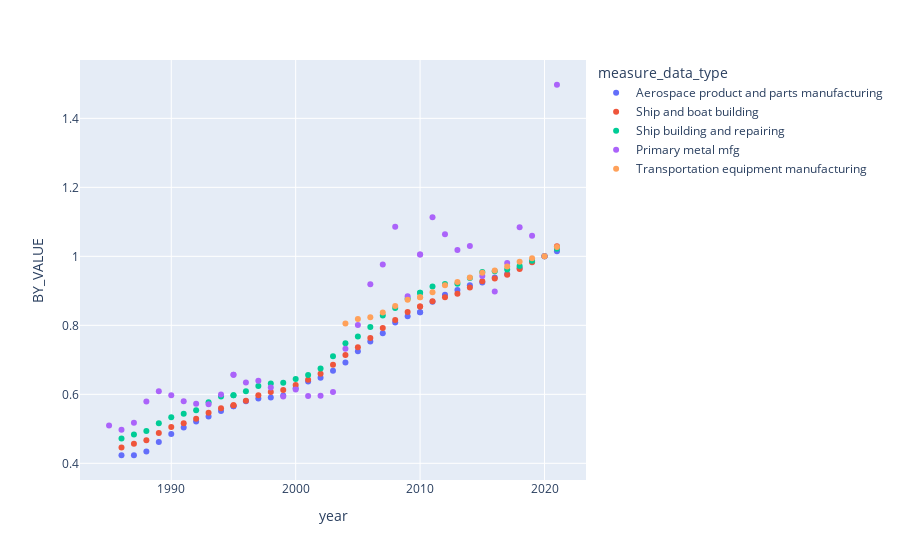

This figure's notebook cell:
### Code cell
fig = bls.assign(year=lambda x: x.year.map(int), value = lambda x: x.value.map(float)).plot(x='year', y ='BY_VALUE', color ='measure_data_type', kind='scatter')
fig.show()

### Figure 1 — Plotly figure (JSON) as saved in the notebook; plotly's stock layout.template omitted (floating-point values rounded to 4 significant figures)
{"data": [{"hovertemplate": "measure_data_type=Aerospace product and parts manufacturing<br>year=%{x}<br>BY_VALUE=%{y}<extra></extra>", "legendgroup": "Aerospace product and parts manufacturing", "marker": {"color": "#636efa", "symbol": "circle"}, "mode": "markers", "name": "Aerospace product and parts manufacturing", "orientation": "v", "showlegend": true, "type": "scatter", "x": [1995, 1994, 1993, 1992, 1991, 1990, 1989, 1988, 1987, 1986, 2010, 2009, 2008, 2007, 2006, 2005, 2004, 2003, 2002, 2001, 2000, 1999, 1998, 1997, 1996, 1995, 2021, 2020, 2019, 2018, 2017, 2016, 2015, 2014, 2013, 2012, 2011, 2010], "xaxis": "x", "y": [0.5655, 0.5519, 0.5358, 0.5214, 0.5037, 0.4848, 0.4617, 0.4345, 0.4234, 0.4234, 0.8377, 0.8262, 0.8081, 0.7768, 0.7529, 0.7249, 0.6919, 0.668, 0.6479, 0.6371, 0.6174, 0.5964, 0.5906, 0.5877, 0.5799, 0.5655, 1.015, 1, 0.9852, 0.9662, 0.9489, 0.9386, 0.9242, 0.9164, 0.9024, 0.8884, 0.8682, 0.8377], "yaxis": "y"}, {"hovertemplate": "measure_data_type=Ship and boat building<br>year=%{x}<br>BY_VALUE=%{y}<extra></extra>", "legendgroup": "Ship and boat building", "marker": {"color": "#EF553B", "symbol": "circle"}, "mode": "markers", "name": "Ship and boat building", "orientation": "v", "showlegend": true, "type": "scatter", "x": [1995, 1994, 1993, 1992, 1991, 1990, 1989, 1988, 1987, 1986, 2010, 2009, 2008, 2007, 2006, 2005, 2004, 2003, 2002, 2001, 2000, 1999, 1998, 1997, 1996, 1995, 2021, 2020, 2019, 2018, 2017, 2016, 2015, 2014, 2013, 2012, 2011, 2010], "xaxis": "x", "y": [0.5682, 0.5598, 0.5467, 0.529, 0.5164, 0.5055, 0.4882, 0.4672, 0.4566, 0.4457, 0.8544, 0.8384, 0.8157, 0.7925, 0.7635, 0.7365, 0.7138, 0.686, 0.6599, 0.6423, 0.6271, 0.6128, 0.6065, 0.5976, 0.5816, 0.5682, 1.029, 1, 0.9832, 0.9634, 0.947, 0.936, 0.9276, 0.9095, 0.8918, 0.8817, 0.8699, 0.8544], "yaxis": "y"}, {"hovertemplate": "measure_data_type=Ship building and repairing<br>year=%{x}<br>BY_VALUE=%{y}<extra></extra>", "legendgroup": "Ship building and repairing", "marker": {"color": "#00cc96", "symbol": "circle"}, "mode": "markers", "name": "Ship building and repairing", "orientation": "v", "showlegend": true, "type": "scatter", "x": [1995, 1994, 1993, 1992, 1991, 1990, 1989, 1988, 1987, 1986, 2010, 2009, 2008, 2007, 2006, 2005, 2004, 2003, 2002, 2001, 2000, 1999, 1998, 1997, 1996, 1995, 2021, 2020, 2019, 2018, 2017, 2016, 2015, 2014, 2013, 2012, 2011, 2010], "xaxis": "x", "y": [0.5974, 0.5936, 0.5772, 0.5538, 0.544, 0.5337, 0.5159, 0.4939, 0.4836, 0.4719, 0.8947, 0.8773, 0.8502, 0.8287, 0.7954, 0.7673, 0.7481, 0.7102, 0.6746, 0.6559, 0.6442, 0.6339, 0.6311, 0.6241, 0.6091, 0.5974, 1.022, 1, 0.9874, 0.9719, 0.9616, 0.9569, 0.9546, 0.9373, 0.9209, 0.9195, 0.9129, 0.8947], "yaxis": "y"}, {"hovertemplate": "measure_data_type=Primary metal mfg<br>year=%{x}<br>BY_VALUE=%{y}<extra></extra>", "legendgroup": "Primary metal mfg", "marker": {"color": "#ab63fa", "symbol": "circle"}, "mode": "markers", "name": "Primary metal mfg", "orientation": "v", "showlegend": true, "type": "scatter", "x": [1995, 1994, 1993, 1992, 1991, 1990, 1989, 1988, 1987, 1986, 1985, 2010, 2009, 2008, 2007, 2006, 2005, 2004, 2003, 2002, 2001, 2000, 1999, 1998, 1997, 1996, 1995, 2021, 2020, 2019, 2018, 2017, 2016, 2015, 2014, 2013, 2012, 2011, 2010], "xaxis": "x", "y": [0.6571, 0.5997, 0.571, 0.5725, 0.5797, 0.5971, 0.6089, 0.5792, 0.5177, 0.4972, 0.5095, 1.005, 0.8842, 1.086, 0.9764, 0.919, 0.8011, 0.7319, 0.6069, 0.5956, 0.5951, 0.614, 0.5935, 0.6197, 0.6392, 0.634, 0.6571, 1.497, 1, 1.059, 1.084, 0.981, 0.898, 0.9431, 1.03, 1.018, 1.064, 1.113, 1.005], "yaxis": "y"}, {"hovertemplate": "measure_data_type=Transportation equipment manufacturing<br>year=%{x}<br>BY_VALUE=%{y}<extra></extra>", "legendgroup": "Transportation equipment manufacturing", "marker": {"color": "#FFA15A", "symbol": "circle"}, "mode": "markers", "name": "Transportation equipment manufacturing", "orientation": "v", "showlegend": true, "type": "scatter", "x": [2010, 2009, 2008, 2007, 2006, 2005, 2004, 2021, 2020, 2019, 2018, 2017, 2016, 2015, 2014, 2013, 2012, 2011, 2010], "xaxis": "x", "y": [0.8811, 0.8739, 0.8563, 0.8372, 0.8236, 0.818, 0.8053, 1.027, 1, 0.9944, 0.984, 0.9705, 0.9593, 0.9521, 0.9385, 0.9258, 0.9162, 0.8962, 0.8811], "yaxis": "y"}], "layout": {"autosize": true, "legend": {"title": {"text": "measure_data_type"}, "tracegroupgap": 0}, "margin": {"t": 60}, "xaxis": {"anchor": "y", "autorange": true, "domain": [0, 1], "range": [1983.0, 2023.0], "title": {"text": "year"}, "type": "linear"}, "yaxis": {"anchor": "x", "autorange": true, "domain": [0, 1], "range": [0.3402, 1.581], "title": {"text": "BY_VALUE"}, "type": "linear"}}}
